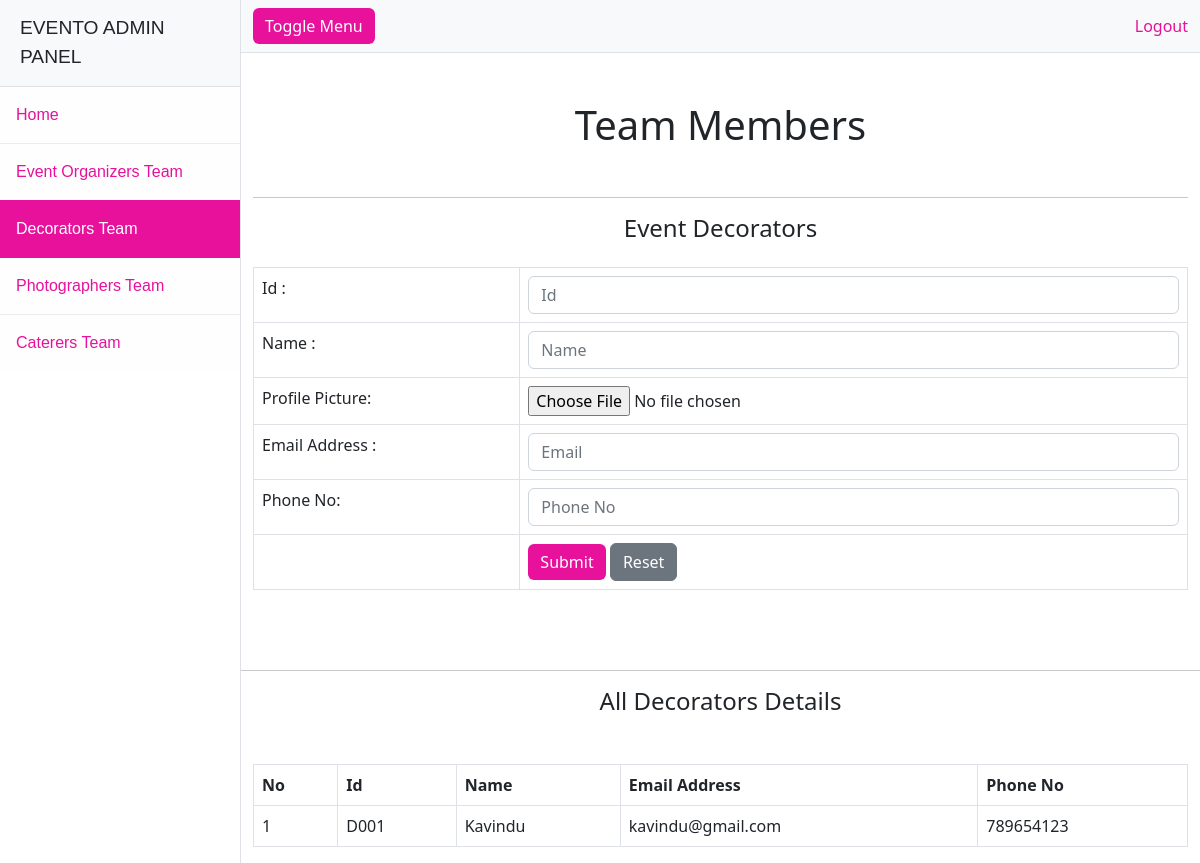
/admin/decorators.php, run on an earlier commit of the app's database.
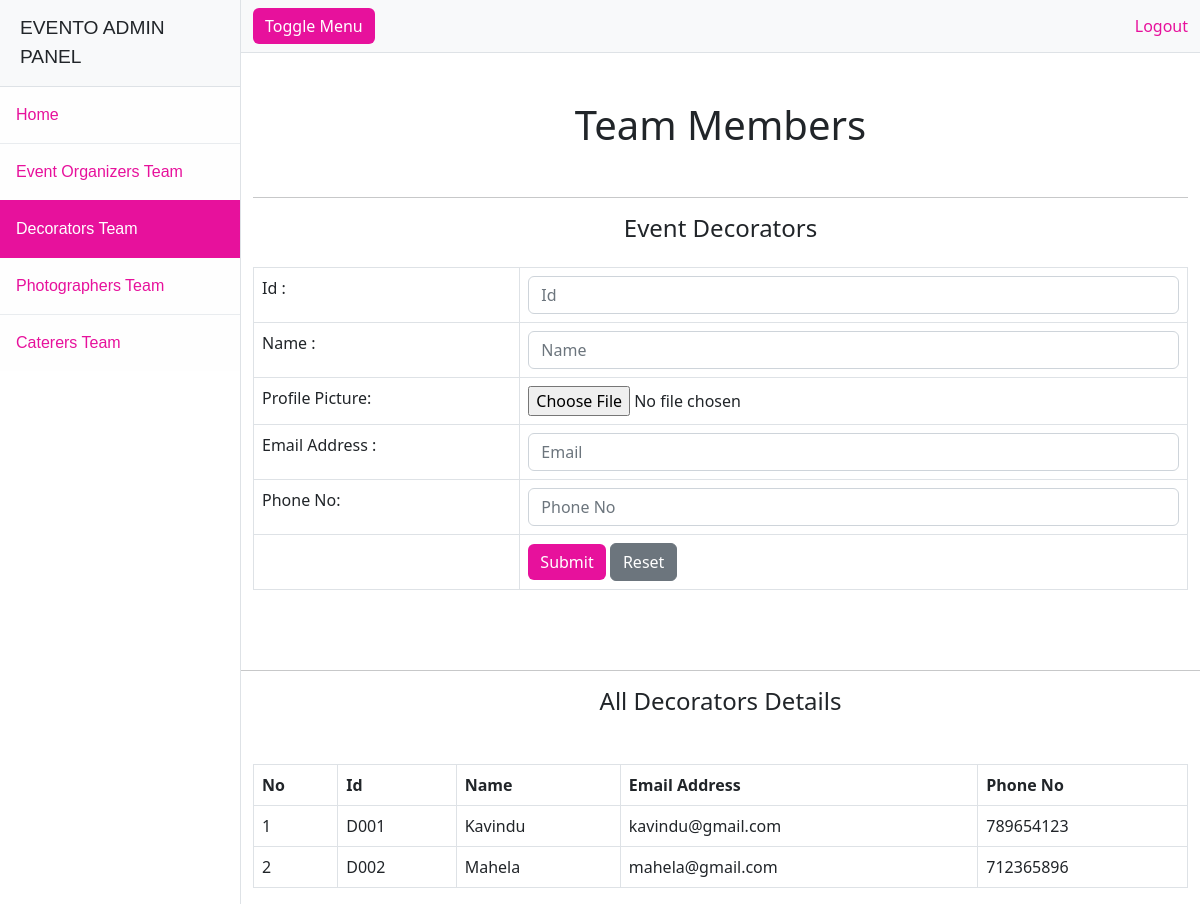
And on a later commit of the database.
### tables this page shows
CREATE TABLE `decorator` (
  `decorator_id` varchar(100) NOT NULL,
  `decorator_name` varchar(100) NOT NULL,
  `decorator_email` varchar(100) NOT NULL,
  `decorator_phone_no` int(10) NOT NULL,
  `description` varchar(1000) NOT NULL,
  `image` mediumblob NOT NULL
);

### admin/decorators.php (the view, shortened to what this page needs)
<!DOCTYPE html>
<html lang="en">
<head>
    <link rel="stylesheet" href="https://cdnjs.cloudflare.com/ajax/libs/bootstrap/5.3.0/css/bootstrap.min.css">
    <link rel="stylesheet" type="text/css" href="css/admin.css">
</head>
<body>
    <div class="d-flex" id="wrapper">
        <div class="border-end bg-white" id="sidebar-wrapper" style="position: static; font-family: Arial, sans-serif;">
            <div class="sidebar-heading border-bottom bg-light">EVENTO ADMIN PANEL</div>
            <div class="list-group list-group-flush">
                <a class="list-group-item list-group-item-action list-group-item-light p-3" href="index.php">Home</a>
                <a class="list-group-item list-group-item-action list-group-item-light p-3" href="organizers.php">Event Organizers Team</a>
                <a class="list-group-item list-group-item-action list-group-item-light p-3 active" href="decorators.php">Decorators Team</a>
                <a class="list-group-item list-group-item-action list-group-item-light p-3" href="photographers.php">Photographers Team</a>
                <a class="list-group-item list-group-item-action list-group-item-light p-3" href="caterers.php">Caterers Team</a>
            </div>
        </div>
        <div id="page-content-wrapper">
            <nav class="navbar navbar-expand-lg navbar-light bg-light border-bottom">
                <div class="container-fluid">
                    <button class="btn btn-primary  log-btn" id="sidebarToggle">Toggle Menu</button>
                    <div class="collapse navbar-collapse" id="navbarSupportedContent">
                        <ul class="navbar-nav ms-auto mt-2 mt-lg-0">
                            <a class="dropdown-item logout" href="logout.php">Logout</a>
                        </ul>
                    </div>
                </div>
            </nav>
            <div class="container mt-5">
                <h1 class="text-center">Team Members</h1>
                <br>
                <hr>
                <h4 class="text-center">Event Decorators</h4>
                <form action="insertDecorators.php" method="post">
                    <table class="table table-bordered mt-4">
                        <tr>
                            <td>Id :</td>
                            <td><input type="text" name="id" class="form-control" placeholder="Id"></td>
                        </tr>
                        <tr>
                            <td>Name :</td>
                            <td><input type="text" name="name" class="form-control" placeholder="Name"></td>
                        </tr>
                        <tr>
                            <td>Profile Picture:</td>
                            <td><input type="file" name="image" class="form-control-file"></td>
                        </tr>
                        <tr>
                            <td>Email Address :</td>
                            <td><input type="mail" name="email" class="form-control" placeholder="Email"></td>
                        </tr>
                        <tr>
                            <td>Phone No:</td>
                            <td><input type="text" name="phone_no" class="form-control" placeholder="Phone No"></td>
                        </tr>
                        <tr>
                            <td></td>
                            <td>
                                <input type="submit" value="Submit" class="btn btn-primary  log-btn">
                                <input type="reset" value="Reset" class="btn btn-secondary">
                            </td>
                        </tr>
                    </table>
                </form>
            </div>
            <br><br>
            <hr>
            <h4 class="text-center"> All Decorators Details</h4>
            <div class="container mt-5">
                <?php
                $db = mysqli_connect("localhost", "root", "", "event_planner");
                $query = "select * from decorator";
                $result = mysqli_query($db, $query);
                ?>
                <table class="table table-bordered mt-4">
                    <tr>
                        <th>No</th>
                        <th>Id</th>
                        <th>Name</th>
                        <th>Email Address</th>
                        <th>Phone No</th>
                    </tr>
                    <?php
                    $rowNumber = 1;
                    while ($row = mysqli_fetch_assoc($result)) {
                    ?>
                        <tr>
                            <td>
                                <?php echo $rowNumber++; ?>
                            </td>
                            <td>
                                <?php echo $row["decorator_id"]; ?>
                            </td>
                            <td>
                                <?php echo $row["decorator_name"]; ?>
                            </td>
                            <td>
                                <?php echo $row["decorator_email"]; ?>
                            </td>
                            <td>
                                <?php echo $row["decorator_phone_no"]; ?>
                            </td>
                        </tr>
                    <?php
                    }
                    ?>
                </table>
            </div>
        </div>
    </div>
</body>
</html>

What changed in the data, as far as the page shows it:
added decorator: decorator_id "D002", decorator_name "Mahela", decorator_email "mahela@gmail.com", decorator_phone_no "712365896"
